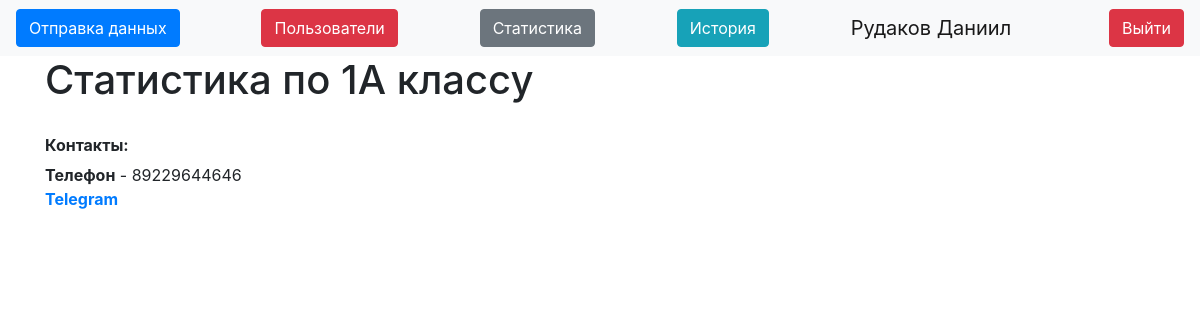
The app's page /stats1a (signed in), older data.
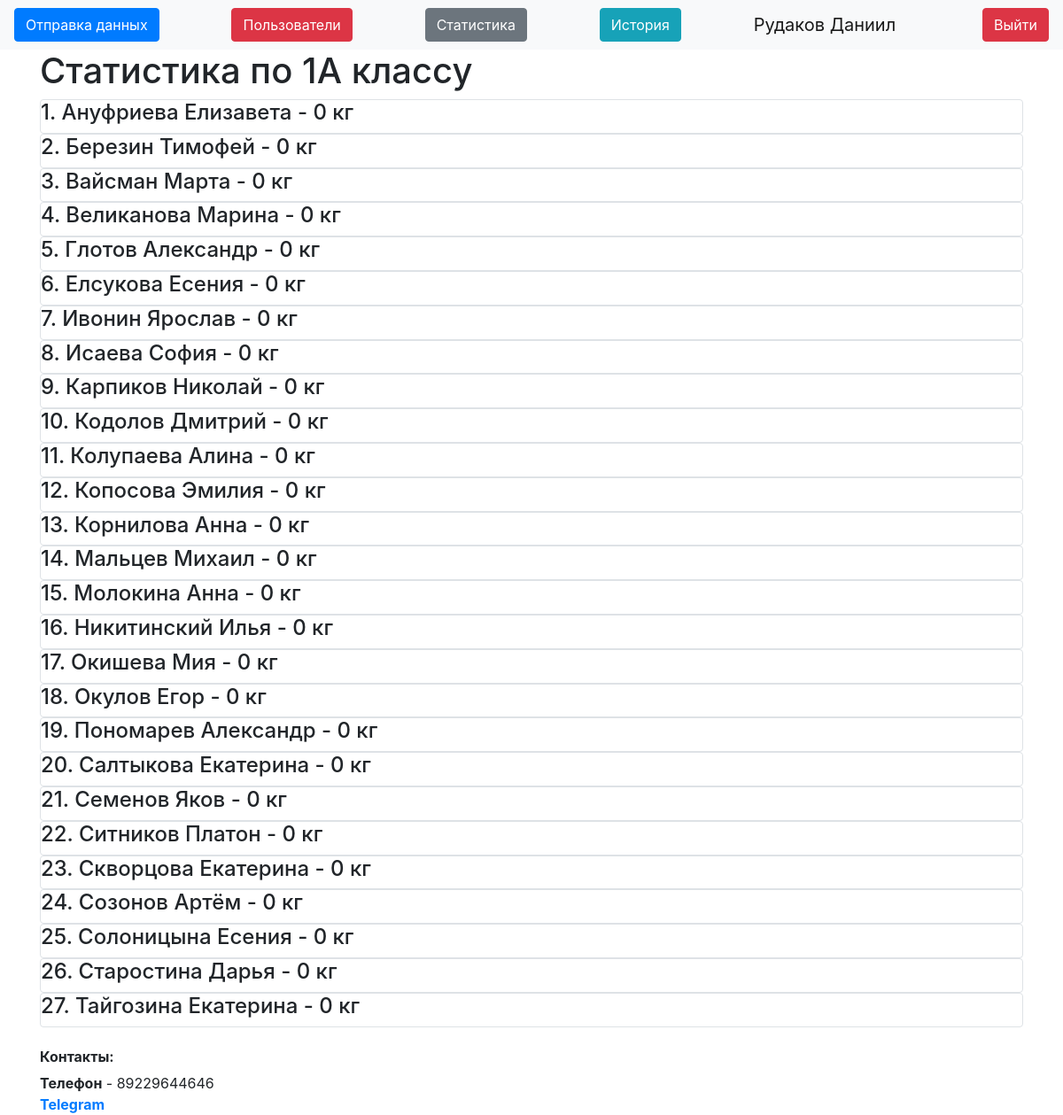
The same page, newer data.
### data/users.py (models this page shows, shortened)
class User(SqlAlchemyBase, UserMixin):
    __tablename__ = 'users'
    id = sqlalchemy.Column(sqlalchemy.Integer,
                           primary_key=True, autoincrement=True) # ID волонтёра
    name = sqlalchemy.Column(sqlalchemy.String, nullable=True) # Имя волонтёра
    about = sqlalchemy.Column(sqlalchemy.String, nullable=True) # Дополнительная информация
    email = sqlalchemy.Column(sqlalchemy.String,
                              index=True, unique=True, nullable=True) # Почта, у каждого своя
    hashed_password = sqlalchemy.Column(sqlalchemy.String, nullable=True) # Зашифрованный пароль
    is_admin = sqlalchemy.Column(sqlalchemy.Boolean) # Админ или нет
    got = sqlalchemy.Column(sqlalchemy.Integer, default=0) # Сколько собрал килограммов
    got_pupils = sqlalchemy.Column(sqlalchemy.Integer, default=0) # Сколько человек обслужил
    kilograms = orm.relationship("Kilograms", back_populates='user') # Связь с таблицей с килограммами

### data/Pupils.py (models this page shows)
class Pupils(SqlAlchemyBase):
    __tablename__ = 'Pupils'
    id = sqlalchemy.Column(sqlalchemy.Integer, autoincrement=True, primary_key=True) # ID ученика
    name = sqlalchemy.Column(sqlalchemy.String) # Имя и фамилия ученика
    value = sqlalchemy.Column(sqlalchemy.Integer, default=0) # Кол-во сданных килограммов
    grade = sqlalchemy.Column(sqlalchemy.String) # Класс
    kilo = orm.relationship("Kilograms", back_populates="pupil") # Связь в таблицей БД, которая хранит килограммы

### server.py (the view)
@app.route("/stats1a") # Адрес страницы со статистикой по 1А классу
@login_required
def stats1a():
    db_sess = db_session.create_session() # Сессия с БД
    pupils = db_sess.query(Pupils).filter(Pupils.grade == "1А").all() # Все ученики 1А класса
    db_sess.close() # Конец сессии
    return render_template("stats_grade.html", db=pupils, grade="1А", title="1А статистика") # На страницу передаются все ученики 1А класса

### data/db_session.py (called while the page is built)
def create_session() -> Session:
    global __factory
    return __factory()

### server.py (called while the page is built)
@login_manager.user_loader # Декоратор для авторизации пользователей
def load_user(user_id):
    db_sess = db_session.create_session()
    user_id = db_sess.query(User).get(user_id)
    db_sess.close()
    return user_id

### templates/stats_grade.html
{% extends "base.html" %}
{% block content %}
{% if current_user.is_admin %}
<h1>Статистика по {{grade}} классу</h1>
{% for item in db%}
<div class="col-md6 border rounded">
    <h4>{{item.name}} - {{item.value}} кг</h4>
</div>
{% endfor %}
{% endif %}
{% endblock %}

### templates/base.html (shortened to what this page needs)
<!doctype html>
<html lang="en">
<head>
    <link rel="stylesheet"
          href="https://stackpath.bootstrapcdn.com/bootstrap/4.4.1/css/bootstrap.min.css"
>
</head>
<body>
<header>
    <nav class="navbar navbar-light bg-light">
        {% if current_user.is_authenticated %}
        <a type="button" class="btn btn-primary" href="/">Отправка данных</a>
        {% if current_user.is_admin %}
        <a class="btn btn-danger" href="/users">Пользователи</a>
        <a class="btn btn-secondary" href="/stats">Статистика</a>
        {% endif %}
        <a class="btn btn-info" href="/history">История</a>
        <a class="navbar-brand" href="">{{ current_user.name }}</a>
        <a class="btn btn-danger" href="/logout">Выйти</a>
        {% else %}
        <p>
            <a class="btn btn-success" href="/login">Войти</a>
        </p>
        {% endif %}
    </nav>
</header>
<main role="main" class="container">
    {% block content %}{% endblock %}
    <h6><b>Контакты:</b></h6>
    <div>
        <b>Телефон</b> - 89229644646</br>
        <b><a href="https://t.me/danissimurr">Telegram</a></b>
    </div>
</main>
</body>
</html>

Row changes from the older to the newer data that the page shows:
added Pupils: name "1. Ануфриева Елизавета", value "0"
added Pupils: name "2. Березин Тимофей", value "0"
added Pupils: name "3. Вайсман Марта", value "0"
added Pupils: name "4. Великанова Марина", value "0"
added Pupils: name "5. Глотов Александр", value "0"
added Pupils: name "6. Елсукова Есения", value "0"
added Pupils: name "7. Ивонин Ярослав", value "0"
added Pupils: name "8. Исаева София", value "0"
added Pupils: name "9. Карпиков Николай", value "0"
added Pupils: name "10. Кодолов Дмитрий", value "0"
added Pupils: name "11. Колупаева Алина", value "0"
added Pupils: name "12. Копосова Эмилия", value "0"
added Pupils: name "13. Корнилова Анна", value "0"
added Pupils: name "14. Мальцев Михаил", value "0"
added Pupils: name "15. Молокина Анна", value "0"
added Pupils: name "16. Никитинский Илья", value "0"
added Pupils: name "17. Окишева Мия", value "0"
added Pupils: name "18. Окулов Егор", value "0"
added Pupils: name "19. Пономарев Александр", value "0"
added Pupils: name "20. Салтыкова Екатерина", value "0"
added Pupils: name "21. Семенов Яков", value "0"
added Pupils: name "22. Ситников Платон", value "0"
added Pupils: name "23. Скворцова Екатерина", value "0"
added Pupils: name "24. Созонов Артём", value "0"
added Pupils: name "25. Солоницына Есения", value "0"
added Pupils: name "26. Старостина Дарья", value "0"
added Pupils: name "27. Тайгозина Екатерина", value "0"
